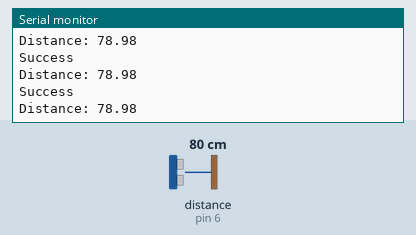
Bench run of a sketch on a simulated Arduino Uno, built with avr-gcc and run on an emulated ATmega328P. On the bench: the last lines printed to the serial monitor. Wiring (inferred from the names in the program): ultrasonic range finder: trigger pin 5; echo pin 6. The test bench sets the inputs (shaded band); at power-on: distance to the obstacle (sensor on pin 6) 80 cm. The echo pulse lasts 58.3 µs per cm.

Above: at 1.2 s.
1.3 s: distance to the obstacle (sensor on pin 6) set to 2 cm
At 1.79 s:
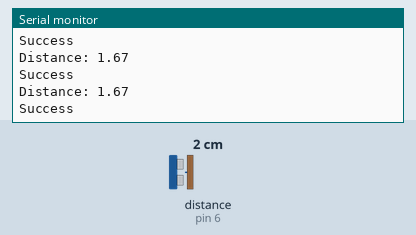
2.8 s: distance to the obstacle (sensor on pin 6) set to 4 cm
At 2.81 s:
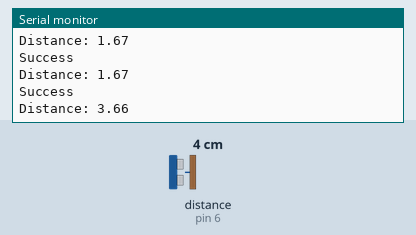
4.3 s: distance to the obstacle (sensor on pin 6) set to 9 cm
At 4.34 s:
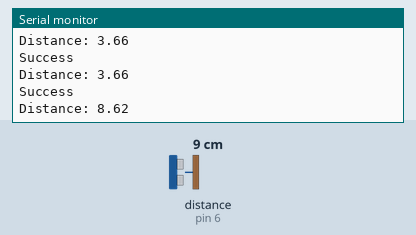
Timing chart, 0 to 7.3 s (numbered marks = the images above; inputs shaded):
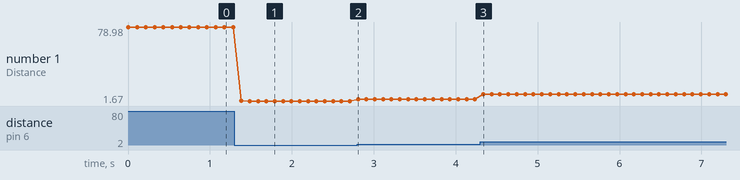

The sketch:

distance_sender.ino
```cpp
#include <SPI.h>
#include <mcp2515.h>
#define slave 0x0D4

// struct can_frame recvMsg;
struct can_frame canMsg;
const int SPI_CS_PIN = 9;
MCP2515 mcp2515(SPI_CS_PIN); // Set CS pin

// Declare variables

const int trig = 5;
const int echo = 6;
float duration, distance;
int dist1, dist2;

void setup() {
    canMsg.can_id = slave;
    canMsg.can_dlc = 8;
    canMsg.data[0]= 0x00;
    canMsg.data[1]= 0x00;
    canMsg.data[2]= 0x00;
    canMsg.data[3]= 0x00;
    canMsg.data[4]= 0x00;
    canMsg.data[5]= 0x00;
    canMsg.data[6]= 0x00;
    canMsg.data[7]= 0x00;
    while(!Serial){};

    mcp2515.reset();
    mcp2515.setBitrate(CAN_1000KBPS, MCP_16MHZ);  //header file change
    mcp2515.setNormalMode();
    Serial.println("CAN BUS Shield init ok!");

    pinMode(trig, OUTPUT);
    pinMode(echo, INPUT);

    Serial.begin(115200);
}

void loop() {
    // Initialize module
    digitalWrite(trig, LOW);
    delayMicroseconds(2);

    // Run trig
    digitalWrite(trig, HIGH);
    delayMicroseconds(10);
    digitalWrite(trig, LOW);

    //Run echo
    duration = pulseIn(echo, HIGH);
    distance = (duration * .034)/2;
    Serial.print("Distance: ");
    Serial.println(distance);
    delay(100);

    dist1 = distance;
    dist2 = round((dist1 - distance) * 100);
    canMsg.data[0] = dist1 / 256;
    canMsg.data[1] = dist1 % 256;
    canMsg.data[2] = dist2;

    mcp2515.sendMessage(&canMsg);
    Serial.println("Success");
}
```

Measured:
- after the input at 1.3 s, the serial monitor: prints a new line after 0.08 s (image 1)
- after the input at 2.8 s, the serial monitor: prints a new line at once (image 2)
- after the input at 4.3 s, the serial monitor: prints a new line at once (image 3)
- plotted number 1: 78.98 → 1.67 after the input at 1.3 s, 1.67 → 3.66 after the input at 2.8 s, 3.66 → 8.62 after the input at 4.3 s
